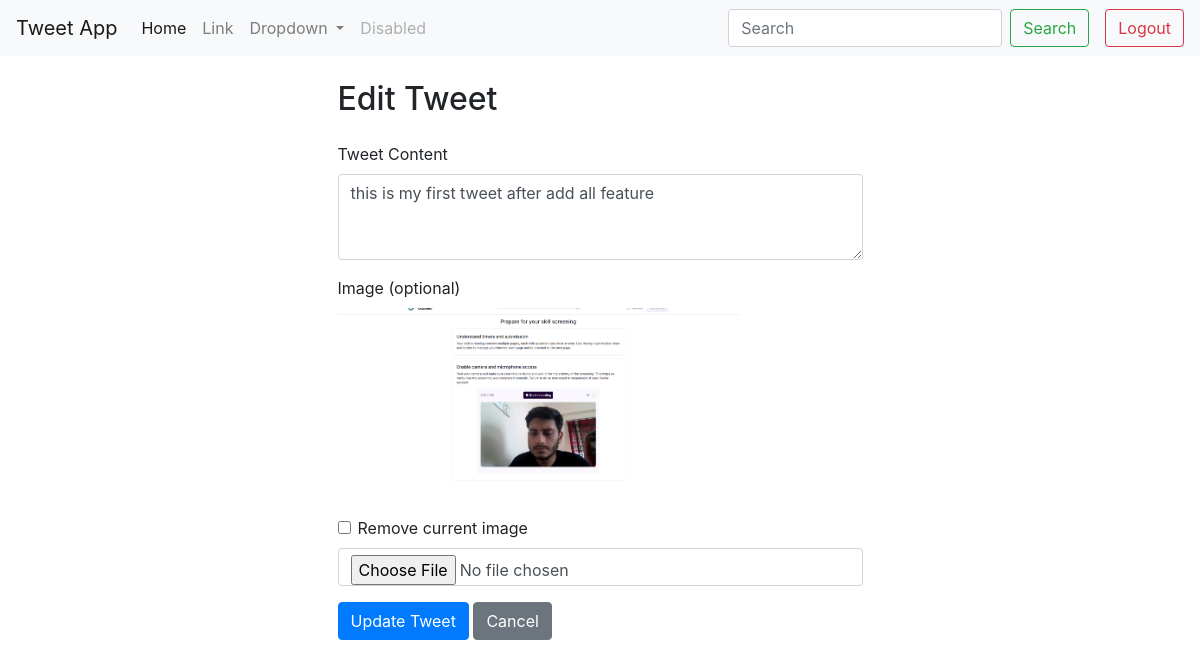
Page /update/4/ (signed in) on the committed database.
### tweet/models.py (models this page shows, shortened)
class Tweet(models.Model):
    user = models.ForeignKey(User, on_delete=models.CASCADE)
    content = models.TextField(max_length=280)
    picture = models.ImageField(upload_to='tweet_pics/', blank=True, null=True)
    created_at = models.DateTimeField(default=timezone.now)

### tweet/views.py (the view)
# urls.py: path('update/<int:pk>/', views.update_tweet, name='update_tweet'),
@login_required
def update_tweet(request, pk):
    tweet = get_object_or_404(Tweet, pk=pk)
    if tweet.user != request.user:
        return HttpResponse("You are not authorized to edit this tweet.", status=403)
    if request.method == 'POST':
        form = TweetForm(request.POST, request.FILES, instance=tweet)
        if form.is_valid():
            form.save()
            return redirect('tweet_list')
    else:
        form = TweetForm(instance=tweet)
    return render(request, 'update_tweet.html', {'form': form, 'tweet': tweet})

### tweet/forms.py
class TweetForm(forms.ModelForm):
    class Meta:
        model = Tweet
        fields = ['content', 'picture']
        widgets = {
            'content': forms.Textarea(attrs={
                'class': 'form-control',
                'placeholder': "What's happening?",
                'rows': 3
            }),
            'picture': forms.FileInput(attrs={
                'class': 'form-control'
            })
        }

### templates/update_tweet.html (shortened to what this page needs)
{% extends "layout.html" %}
{% block body %}
<div class="container mt-4">
    <div class="row justify-content-center">
        <div class="col-md-6">
            <h2 class="mb-4">Edit Tweet</h2>
            <form method="post" enctype="multipart/form-data">
                <div class="mb-3">
                    <label for="content" class="form-label">Tweet Content</label>
                    <textarea class="form-control" id="content" name="content" rows="3" required>{{ tweet.content }}</textarea>
                </div>
                <div class="mb-3">
                    <label for="picture" class="form-label">Image (optional)</label>
                    {% if tweet.picture %}
                    <div class="mb-2">
                        <img src="{{ tweet.picture.url }}" class="img-fluid" style="max-height: 200px;">
                        <div class="form-check mt-2">
                            <input class="form-check-input" type="checkbox" id="clear_picture" name="clear_picture">
                            <label class="form-check-label" for="clear_picture">Remove current image</label>
                        </div>
                    </div>
                    {% endif %}
                    <input type="file" class="form-control" id="picture" name="picture" accept="image/*">
                </div>
                <button type="submit" class="btn btn-primary">Update Tweet</button>
                <a href="{% url 'tweet_list' %}" class="btn btn-secondary">Cancel</a>
            </form>
        </div>
    </div>
</div>
{% endblock %}

### rows in the picture
Tweet: content "this is my first tweet after add all feature", picture (picture)
